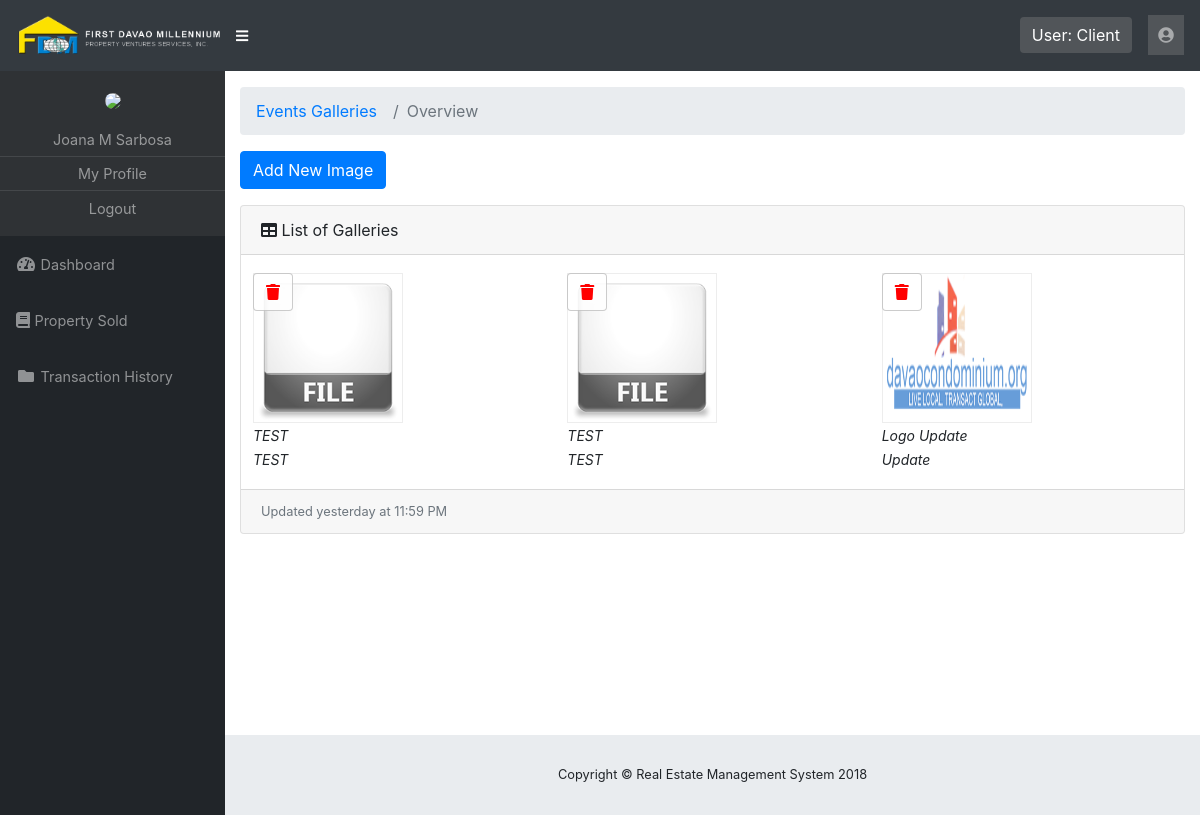
/rems/pages/gallery_site.php (signed in), run on the app's committed database.
### tables this page shows
CREATE TABLE IF NOT EXISTS `gallery` (
  `id` int(255) NOT NULL AUTO_INCREMENT,
  `img` varchar(255) NOT NULL,
  `title` varchar(255) NOT NULL,
  `description` varchar(255) NOT NULL,
  PRIMARY KEY (`id`)
);

### rems/pages/gallery_site.php (the view, shortened to what this page needs)
<?php
	include '../template/header.php';
?>
  <div id="content-wrapper">
    <div class="container-fluid">
      <ol class="breadcrumb">
        <li class="breadcrumb-item">
          <a href="client-list.php">Events Galleries</a>
        </li>
        <li class="breadcrumb-item active">Overview</li>
      </ol>
      <div class="btn-container">
        <button class="btn btn-primary" data-toggle="modal" data-target="#addnewclient">Add New Image</button>
      </div>
          <div class="card mb-3">
            <div class="card-header">
              <i class="fas fa-table"></i>
              List of Galleries</div>
            <div class="table-responsive">
                <table class="table table-bordered table-property legal-docu" id="dataTable" width="100%" cellspacing="0">
                  <tbody>
                    <tr>
                    <?php
                      $sql = "SELECT
                              id,
                              title,
                              description,
                              img
                              FROM gallery";
                      $result = mysqli_query($mysqli,$sql);
                      if (mysqli_num_rows($result) > 0) {
                        $y =0;
                         while($row = mysqli_fetch_assoc($result)) {
                          $id = $row['id'];
                          $title = $row['title'];
                          $description = $row['description'];
                          $img = $row['img'];
                          if( $y == 0 ){
                            echo '<td class="horizontal-even">';
                            $y = 1;
                          }else{
                            echo '<td>';
                            $y = 0;
                          }
                          $path = UPLOAD_DIR_GAL.$img;
                          $default = '../system-images/default-file.png';
                          echo '<button class="file-trash btn" onclick="javascript:deleteFile('.$id.');"> <i class="fa fa-trash" aria-hidden="true" title="Delete this file"></i> </button>';
                          if(is_image($path)){
                              echo '<img class="thumbs" src="'.$path.'" /><br>';
                          }else{
                             echo '<img class="thumbs" src="'.$default.'" /><br>';
                          }
                          echo '<span>'.$title.'</span>';
                          echo '<br/>';
                          echo '<span>'.$description.'</span>';
                          echo '</td>';
                         }
                       }
                    ?>
                     </tr>
                  </tbody>
                </table>
              </div>
            <div class="card-footer small text-muted">Updated yesterday at 11:59 PM</div>
          </div>
    </div>
</div>
<?php
function is_image($path)
{
    $a = getimagesize($path);
    $image_type = $a[2];
    if(in_array($image_type , array(IMAGETYPE_GIF , IMAGETYPE_JPEG ,IMAGETYPE_PNG , IMAGETYPE_BMP)))
    {
        return true;
    }
    return false;
}
?>
<?php
	include '../template/footer.php';
?>

### rems/css/sb-admin.css (style rules this page uses)
html { position: relative; min-height: 100%; }
body { height: 100%; }
#wrapper #content-wrapper { overflow-x: hidden; width: 100%; padding-top: 1rem; padding-bottom: 80px; }
:root { --input-padding-x: 0.75rem; --input-padding-y: 0.75rem; }

### rems/css/style.css (style rules this page uses)
.btn-container { margin: 1em 0; }
.table-property td span { font-size: 14px; font-style: italic; }
img.thumbs { width: 150px; height: 150px; border: 1px solid rgba(0,0,0,0.1); opacity: 0.7; }
.legal-docu td { padding: 15px; border: none !important; }
.file-trash { color: red; background: rgba(255,255,255,0.8); position: absolute; z-index: 2; border: 1px solid rgba(0,0,0,0.2) !important; }

### data on the page
gallery: title "TEST", description "TEST"
gallery: title "TEST", description "TEST"
gallery: img (picture), title "Logo Update", description "Update"

### other printed values
$_SESSION['user_type'] "Client"
$name "Joana M Sarbosa"
